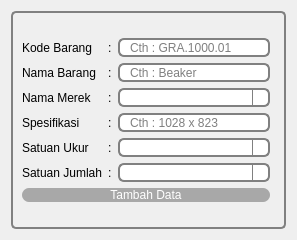
<?xml version="1.0" encoding="UTF-8"?>
<ui version="4.0">
 <class>Form</class>
 <widget class="QWidget" name="Form">
  <property name="geometry">
   <rect>
    <x>0</x>
    <y>0</y>
    <width>297</width>
    <height>240</height>
   </rect>
  </property>
  <property name="windowTitle">
   <string>Tambah Data</string>
  </property>
  <property name="windowIcon">
   <iconset resource="../data/ui/logo.qrc">
    <normaloff>:/newPrefix/logo.png</normaloff>:/newPrefix/logo.png</iconset>
  </property>
  <layout class="QVBoxLayout" name="verticalLayout">
   <item>
    <widget class="QGroupBox" name="groupBox">
     <property name="maximumSize">
      <size>
       <width>16777215</width>
       <height>300</height>
      </size>
     </property>
     <property name="styleSheet">
      <string notr="true">QGroupBox {
   
    border: 2px solid gray;
    border-radius: 5px;
    margin-top: 1ex; /* leave space at the top for the title */
}

QGroupBox::title {
    subcontrol-origin: margin;
    subcontrol-position: top center; /* position at the top center */

    
}</string>
     </property>
     <property name="title">
      <string/>
     </property>
     <property name="alignment">
      <set>Qt::AlignCenter</set>
     </property>
     <layout class="QVBoxLayout" name="verticalLayout_2">
      <item>
       <layout class="QGridLayout" name="gridLayout_2">
        <property name="rightMargin">
         <number>5</number>
        </property>
        <item row="0" column="0">
         <widget class="QLabel" name="label">
          <property name="sizePolicy">
           <sizepolicy hsizetype="Fixed" vsizetype="Fixed">
            <horstretch>0</horstretch>
            <verstretch>0</verstretch>
           </sizepolicy>
          </property>
          <property name="maximumSize">
           <size>
            <width>16777215</width>
            <height>21</height>
           </size>
          </property>
          <property name="styleSheet">
           <string notr="true">QLabel {color:black;border:0px;font: 15px &quot;Open Sans&quot;;
padding: 0 0px;}
</string>
          </property>
          <property name="text">
           <string>Kode Barang</string>
          </property>
          <property name="alignment">
           <set>Qt::AlignLeading|Qt::AlignLeft|Qt::AlignVCenter</set>
          </property>
         </widget>
        </item>
        <item row="3" column="2">
         <widget class="QLineEdit" name="spesifikasi">
          <property name="minimumSize">
           <size>
            <width>0</width>
            <height>19</height>
           </size>
          </property>
          <property name="styleSheet">
           <string notr="true">border: 2px solid gray;
border-radius: 6px;
padding: 0 8px;
min-height: 15px ;
max-height:15px;
selection-background-color: darkgray;</string>
          </property>
          <property name="placeholderText">
           <string>Cth : 1028 x 823</string>
          </property>
         </widget>
        </item>
        <item row="1" column="1">
         <widget class="QLabel" name="label_7">
          <property name="sizePolicy">
           <sizepolicy hsizetype="Fixed" vsizetype="Fixed">
            <horstretch>0</horstretch>
            <verstretch>0</verstretch>
           </sizepolicy>
          </property>
          <property name="maximumSize">
           <size>
            <width>16777215</width>
            <height>21</height>
           </size>
          </property>
          <property name="styleSheet">
           <string notr="true">QLabel {color:black;border:0px;font: 15px &quot;Open Sans&quot;;
padding: 0 0px;}
</string>
          </property>
          <property name="text">
           <string>:</string>
          </property>
          <property name="alignment">
           <set>Qt::AlignLeading|Qt::AlignLeft|Qt::AlignVCenter</set>
          </property>
         </widget>
        </item>
        <item row="3" column="1">
         <widget class="QLabel" name="label_9">
          <property name="sizePolicy">
           <sizepolicy hsizetype="Fixed" vsizetype="Fixed">
            <horstretch>0</horstretch>
            <verstretch>0</verstretch>
           </sizepolicy>
          </property>
          <property name="maximumSize">
           <size>
            <width>16777215</width>
            <height>21</height>
           </size>
          </property>
          <property name="styleSheet">
           <string notr="true">QLabel {color:black;border:0px;font: 15px &quot;Open Sans&quot;;
padding: 0 0px;}
</string>
          </property>
          <property name="text">
           <string>:</string>
          </property>
          <property name="alignment">
           <set>Qt::AlignLeading|Qt::AlignLeft|Qt::AlignVCenter</set>
          </property>
         </widget>
        </item>
        <item row="2" column="1">
         <widget class="QLabel" name="label_8">
          <property name="sizePolicy">
           <sizepolicy hsizetype="Fixed" vsizetype="Fixed">
            <horstretch>0</horstretch>
            <verstretch>0</verstretch>
           </sizepolicy>
          </property>
          <property name="maximumSize">
           <size>
            <width>16777215</width>
            <height>21</height>
           </size>
          </property>
          <property name="styleSheet">
           <string notr="true">QLabel {color:black;border:0px;font: 15px &quot;Open Sans&quot;;
padding: 0 0px;}
</string>
          </property>
          <property name="text">
           <string>:</string>
          </property>
          <property name="alignment">
           <set>Qt::AlignLeading|Qt::AlignLeft|Qt::AlignVCenter</set>
          </property>
         </widget>
        </item>
        <item row="2" column="2">
         <widget class="CustomComboBox" name="nama_merek">
          <property name="sizePolicy">
           <sizepolicy hsizetype="Expanding" vsizetype="Fixed">
            <horstretch>0</horstretch>
            <verstretch>0</verstretch>
           </sizepolicy>
          </property>
          <property name="minimumSize">
           <size>
            <width>0</width>
            <height>19</height>
           </size>
          </property>
          <property name="focusPolicy">
           <enum>Qt::StrongFocus</enum>
          </property>
          <property name="styleSheet">
           <string notr="true">QComboBox {border: 2px solid gray;
border-radius:6px;
padding: 0 8px;
min-height: 15px ;
max-height:15px;
selection-background-color: darkgray; }

QComboBox::drop-down {
    subcontrol-origin: padding;
    subcontrol-position: top right;
    width: 15px;

    border-left-width: 1px;
    border-left-color: gray;
    border-left-style: solid; /* just a single line */
  	border-top-right-radius: 6px; /* same radius as the QComboBox */
    border-bottom-right-radius: 6px;
}

QComboBox::down-arrow {
	image: url(:/newPrefix/drop-down-arrow.png);
	width: 13px;
    height: 13px;
}

QComboBox::down-arrow:on { /* shift the arrow when popup is open */
    top: 1px;
    left: 1px;
}

QComboBox QAbstractItemView {
    border: 3px solid darkgray;
    selection-background-color: gray;
}</string>
          </property>
          <property name="editable">
           <bool>true</bool>
          </property>
          <property name="currentText">
           <string/>
          </property>
          <property name="currentIndex">
           <number>-1</number>
          </property>
          <property name="maxCount">
           <number>2147483647</number>
          </property>
          <property name="insertPolicy">
           <enum>QComboBox::NoInsert</enum>
          </property>
          <property name="placeholderText">
           <string>WOIIII</string>
          </property>
         </widget>
        </item>
        <item row="0" column="1">
         <widget class="QLabel" name="label_5">
          <property name="sizePolicy">
           <sizepolicy hsizetype="Fixed" vsizetype="Fixed">
            <horstretch>0</horstretch>
            <verstretch>0</verstretch>
           </sizepolicy>
          </property>
          <property name="maximumSize">
           <size>
            <width>16777215</width>
            <height>21</height>
           </size>
          </property>
          <property name="styleSheet">
           <string notr="true">QLabel {color:black;border:0px;font: 15px &quot;Open Sans&quot;;
padding: 0 0px;}
</string>
          </property>
          <property name="text">
           <string>:</string>
          </property>
          <property name="alignment">
           <set>Qt::AlignLeading|Qt::AlignLeft|Qt::AlignVCenter</set>
          </property>
         </widget>
        </item>
        <item row="4" column="0">
         <widget class="QLabel" name="label_4">
          <property name="sizePolicy">
           <sizepolicy hsizetype="Fixed" vsizetype="Fixed">
            <horstretch>0</horstretch>
            <verstretch>0</verstretch>
           </sizepolicy>
          </property>
          <property name="maximumSize">
           <size>
            <width>16777215</width>
            <height>21</height>
           </size>
          </property>
          <property name="styleSheet">
           <string notr="true">QLabel {color:black;border:0px;font: 15px &quot;Open Sans&quot;;
padding: 0 0px;}
</string>
          </property>
          <property name="text">
           <string>Satuan Ukur</string>
          </property>
         </widget>
        </item>
        <item row="2" column="0">
         <widget class="QLabel" name="label_3">
          <property name="sizePolicy">
           <sizepolicy hsizetype="Fixed" vsizetype="Fixed">
            <horstretch>0</horstretch>
            <verstretch>0</verstretch>
           </sizepolicy>
          </property>
          <property name="maximumSize">
           <size>
            <width>16777215</width>
            <height>21</height>
           </size>
          </property>
          <property name="styleSheet">
           <string notr="true">QLabel {color:black;border:0px;font: 15px &quot;Open Sans&quot;;
padding: 0 0px;}
</string>
          </property>
          <property name="text">
           <string>Nama Merek</string>
          </property>
         </widget>
        </item>
        <item row="4" column="2">
         <widget class="CustomComboBox" name="satuan_ukur">
          <property name="sizePolicy">
           <sizepolicy hsizetype="Expanding" vsizetype="Fixed">
            <horstretch>0</horstretch>
            <verstretch>0</verstretch>
           </sizepolicy>
          </property>
          <property name="minimumSize">
           <size>
            <width>0</width>
            <height>19</height>
           </size>
          </property>
          <property name="styleSheet">
           <string notr="true">QComboBox {border: 2px solid gray;
border-radius:6px;
padding: 0 8px;
min-height: 15px ;
max-height:15px;
selection-background-color: darkgray; }

QComboBox::drop-down {
    subcontrol-origin: padding;
    subcontrol-position: top right;
    width: 15px;

    border-left-width: 1px;
    border-left-color: gray;
    border-left-style: solid; /* just a single line */
  	border-top-right-radius: 6px; /* same radius as the QComboBox */
    border-bottom-right-radius: 6px;
}

QComboBox::down-arrow {
	image: url(:/newPrefix/drop-down-arrow.png);
	width: 13px;
    height: 13px;
}

QComboBox::down-arrow:on { /* shift the arrow when popup is open */
    top: 1px;
    left: 1px;
}

QComboBox QAbstractItemView {
    border: 3px solid darkgray;
    selection-background-color: gray;
}</string>
          </property>
          <property name="editable">
           <bool>true</bool>
          </property>
          <property name="currentText">
           <string/>
          </property>
          <property name="currentIndex">
           <number>-1</number>
          </property>
          <property name="maxCount">
           <number>2147483647</number>
          </property>
          <property name="placeholderText">
           <string>WOII</string>
          </property>
         </widget>
        </item>
        <item row="4" column="1">
         <widget class="QLabel" name="label_10">
          <property name="sizePolicy">
           <sizepolicy hsizetype="Fixed" vsizetype="Fixed">
            <horstretch>0</horstretch>
            <verstretch>0</verstretch>
           </sizepolicy>
          </property>
          <property name="maximumSize">
           <size>
            <width>16777215</width>
            <height>21</height>
           </size>
          </property>
          <property name="styleSheet">
           <string notr="true">QLabel {color:black;border:0px;font: 15px &quot;Open Sans&quot;;
padding: 0 0px;}
</string>
          </property>
          <property name="text">
           <string>:</string>
          </property>
          <property name="alignment">
           <set>Qt::AlignLeading|Qt::AlignLeft|Qt::AlignVCenter</set>
          </property>
         </widget>
        </item>
        <item row="0" column="2">
         <widget class="QLineEdit" name="kode_barang">
          <property name="sizePolicy">
           <sizepolicy hsizetype="Expanding" vsizetype="Fixed">
            <horstretch>0</horstretch>
            <verstretch>0</verstretch>
           </sizepolicy>
          </property>
          <property name="maximumSize">
           <size>
            <width>16777215</width>
            <height>19</height>
           </size>
          </property>
          <property name="styleSheet">
           <string notr="true">border: 2px solid gray;
border-radius: 6px;
padding: 0 8px;
min-height: 15px ;
max-height:15px;
selection-background-color: darkgray;</string>
          </property>
          <property name="placeholderText">
           <string>Cth : GRA.1000.01</string>
          </property>
         </widget>
        </item>
        <item row="3" column="0">
         <widget class="QLabel" name="label_6">
          <property name="sizePolicy">
           <sizepolicy hsizetype="Fixed" vsizetype="Fixed">
            <horstretch>0</horstretch>
            <verstretch>0</verstretch>
           </sizepolicy>
          </property>
          <property name="maximumSize">
           <size>
            <width>16777215</width>
            <height>21</height>
           </size>
          </property>
          <property name="styleSheet">
           <string notr="true">QLabel {color:black;border:0px;font: 15px &quot;Open Sans&quot;;
padding: 0 0px;}
</string>
          </property>
          <property name="text">
           <string>Spesifikasi</string>
          </property>
         </widget>
        </item>
        <item row="1" column="2">
         <widget class="QLineEdit" name="nama_barang">
          <property name="maximumSize">
           <size>
            <width>16777215</width>
            <height>19</height>
           </size>
          </property>
          <property name="styleSheet">
           <string notr="true">border: 2px solid gray;
border-radius: 6px;
padding: 0 8px;
min-height: 15px ;
max-height:15px;
selection-background-color: darkgray;</string>
          </property>
          <property name="placeholderText">
           <string>Cth : Beaker</string>
          </property>
         </widget>
        </item>
        <item row="8" column="0" colspan="3">
         <widget class="QPushButton" name="confirmBtn">
          <property name="styleSheet">
           <string notr="true">QPushButton {color:white; background-color:rgb(168, 168, 168);border:0px;font: 13px &quot;Open Sans&quot;;
border-radius: 7px;

padding: 0 8px;}


QPushButton:pressed {
    background-color: qlineargradient(x1: 0, y1: 0, x2: 0, y2: 1,
                                      stop: 0 #dadbde, stop: 1 #f6f7fa);
}


QPushButton:hover {
  background-color:rgb(61, 61, 61)
}

</string>
          </property>
          <property name="text">
           <string>Tambah Data</string>
          </property>
          <property name="default">
           <bool>true</bool>
          </property>
         </widget>
        </item>
        <item row="1" column="0">
         <widget class="QLabel" name="label_2">
          <property name="sizePolicy">
           <sizepolicy hsizetype="Fixed" vsizetype="Fixed">
            <horstretch>0</horstretch>
            <verstretch>0</verstretch>
           </sizepolicy>
          </property>
          <property name="maximumSize">
           <size>
            <width>16777215</width>
            <height>21</height>
           </size>
          </property>
          <property name="styleSheet">
           <string notr="true">QLabel {color:black;border:0px;font: 15px &quot;Open Sans&quot;;
padding: 0 0px;}
</string>
          </property>
          <property name="text">
           <string>Nama Barang</string>
          </property>
         </widget>
        </item>
        <item row="5" column="0">
         <widget class="QLabel" name="label_11">
          <property name="sizePolicy">
           <sizepolicy hsizetype="Fixed" vsizetype="Fixed">
            <horstretch>0</horstretch>
            <verstretch>0</verstretch>
           </sizepolicy>
          </property>
          <property name="maximumSize">
           <size>
            <width>16777215</width>
            <height>21</height>
           </size>
          </property>
          <property name="styleSheet">
           <string notr="true">QLabel {color:black;border:0px;font: 15px &quot;Open Sans&quot;;
padding: 0 0px;}
</string>
          </property>
          <property name="text">
           <string>Satuan Jumlah</string>
          </property>
         </widget>
        </item>
        <item row="5" column="2">
         <widget class="CustomComboBox" name="satuan_jumlah">
          <property name="sizePolicy">
           <sizepolicy hsizetype="Expanding" vsizetype="Fixed">
            <horstretch>0</horstretch>
            <verstretch>0</verstretch>
           </sizepolicy>
          </property>
          <property name="minimumSize">
           <size>
            <width>0</width>
            <height>19</height>
           </size>
          </property>
          <property name="styleSheet">
           <string notr="true">QComboBox {border: 2px solid gray;
border-radius:6px;
padding: 0 8px;
min-height: 15px ;
max-height:15px;
selection-background-color: darkgray; }

QComboBox::drop-down {
    subcontrol-origin: padding;
    subcontrol-position: top right;
    width: 15px;

    border-left-width: 1px;
    border-left-color: gray;
    border-left-style: solid; /* just a single line */
  	border-top-right-radius: 6px; /* same radius as the QComboBox */
    border-bottom-right-radius: 6px;
}

QComboBox::down-arrow {
	image: url(:/newPrefix/drop-down-arrow.png);
	width: 13px;
    height: 13px;
}

QComboBox::down-arrow:on { /* shift the arrow when popup is open */
    top: 1px;
    left: 1px;
}

QComboBox QAbstractItemView {
    border: 3px solid darkgray;
    selection-background-color: gray;
}</string>
          </property>
          <property name="editable">
           <bool>true</bool>
          </property>
          <property name="currentText">
           <string/>
          </property>
          <property name="currentIndex">
           <number>-1</number>
          </property>
          <property name="maxCount">
           <number>2147483647</number>
          </property>
          <property name="placeholderText">
           <string>WOII</string>
          </property>
         </widget>
        </item>
        <item row="5" column="1">
         <widget class="QLabel" name="label_12">
          <property name="sizePolicy">
           <sizepolicy hsizetype="Fixed" vsizetype="Fixed">
            <horstretch>0</horstretch>
            <verstretch>0</verstretch>
           </sizepolicy>
          </property>
          <property name="maximumSize">
           <size>
            <width>16777215</width>
            <height>21</height>
           </size>
          </property>
          <property name="styleSheet">
           <string notr="true">QLabel {color:black;border:0px;font: 15px &quot;Open Sans&quot;;
padding: 0 0px;}
</string>
          </property>
          <property name="text">
           <string>:</string>
          </property>
          <property name="alignment">
           <set>Qt::AlignLeading|Qt::AlignLeft|Qt::AlignVCenter</set>
          </property>
         </widget>
        </item>
       </layout>
      </item>
     </layout>
    </widget>
   </item>
  </layout>
 </widget>
 <customwidgets>
  <customwidget>
   <class>CustomComboBox</class>
   <extends>QComboBox</extends>
   <header>MyWidgets</header>
  </customwidget>
 </customwidgets>
 <tabstops>
  <tabstop>kode_barang</tabstop>
  <tabstop>nama_barang</tabstop>
  <tabstop>nama_merek</tabstop>
  <tabstop>spesifikasi</tabstop>
  <tabstop>satuan_ukur</tabstop>
  <tabstop>confirmBtn</tabstop>
 </tabstops>
 <resources>
  <include location="../data/ui/logo.qrc"/>
 </resources>
 <connections/>
</ui>
